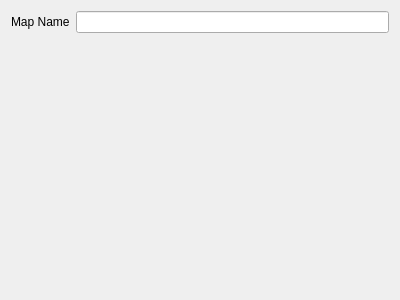
<?xml version="1.0" encoding="UTF-8"?>
<ui version="4.0">
 <class>WizardPageMap</class>
 <widget class="QWizardPage" name="WizardPageMap">
  <property name="geometry">
   <rect>
    <x>0</x>
    <y>0</y>
    <width>400</width>
    <height>300</height>
   </rect>
  </property>
  <property name="windowTitle">
   <string>WizardPage</string>
  </property>
  <property name="title">
   <string>New Map</string>
  </property>
  <layout class="QFormLayout" name="formLayout">
   <item row="0" column="0">
    <widget class="QLabel" name="label">
     <property name="text">
      <string>Map Name</string>
     </property>
    </widget>
   </item>
   <item row="0" column="1">
    <widget class="QLineEdit" name="lineEditName"/>
   </item>
  </layout>
 </widget>
 <resources/>
 <connections/>
</ui>
